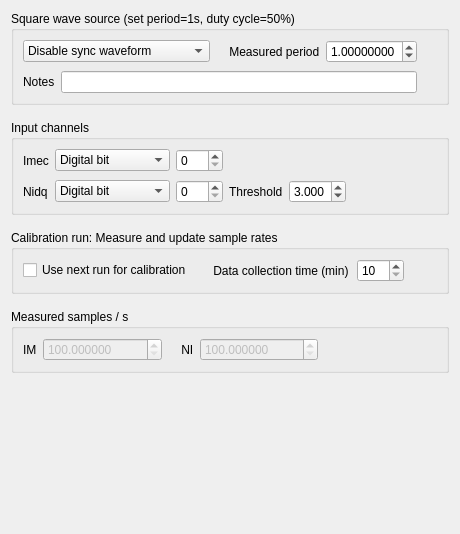
<?xml version="1.0" encoding="UTF-8"?>
<ui version="4.0">
 <class>SyncTab</class>
 <widget class="QWidget" name="SyncTab">
  <property name="geometry">
   <rect>
    <x>0</x>
    <y>0</y>
    <width>460</width>
    <height>534</height>
   </rect>
  </property>
  <property name="windowTitle">
   <string>Form</string>
  </property>
  <layout class="QGridLayout" name="gridLayout_5">
   <property name="verticalSpacing">
    <number>15</number>
   </property>
   <item row="0" column="0">
    <widget class="QGroupBox" name="sourceGB">
     <property name="title">
      <string>Square wave source (set period=1s, duty cycle=50%)</string>
     </property>
     <layout class="QGridLayout" name="gridLayout_2">
      <property name="verticalSpacing">
       <number>8</number>
      </property>
      <item row="0" column="3">
       <spacer name="horizontalSpacer_2">
        <property name="orientation">
         <enum>Qt::Horizontal</enum>
        </property>
        <property name="sizeHint" stdset="0">
         <size>
          <width>101</width>
          <height>20</height>
         </size>
        </property>
       </spacer>
      </item>
      <item row="0" column="1">
       <widget class="QLabel" name="label_3">
        <property name="text">
         <string>    Measured period</string>
        </property>
       </widget>
      </item>
      <item row="0" column="0">
       <widget class="QComboBox" name="sourceCB">
        <property name="sizePolicy">
         <sizepolicy hsizetype="Expanding" vsizetype="Fixed">
          <horstretch>0</horstretch>
          <verstretch>0</verstretch>
         </sizepolicy>
        </property>
        <item>
         <property name="text">
          <string>Disable sync waveform</string>
         </property>
        </item>
        <item>
         <property name="text">
          <string>Current NI acquisition device</string>
         </property>
        </item>
        <item>
         <property name="text">
          <string>Other high precision pulser</string>
         </property>
        </item>
       </widget>
      </item>
      <item row="0" column="2">
       <widget class="QDoubleSpinBox" name="sourceSB">
        <property name="sizePolicy">
         <sizepolicy hsizetype="Expanding" vsizetype="Fixed">
          <horstretch>0</horstretch>
          <verstretch>0</verstretch>
         </sizepolicy>
        </property>
        <property name="decimals">
         <number>8</number>
        </property>
        <property name="minimum">
         <double>0.500000000000000</double>
        </property>
        <property name="maximum">
         <double>2.500000000000000</double>
        </property>
        <property name="singleStep">
         <double>0.000001000000000</double>
        </property>
        <property name="value">
         <double>1.000000000000000</double>
        </property>
       </widget>
      </item>
      <item row="1" column="0" colspan="3">
       <layout class="QHBoxLayout" name="horizontalLayout">
        <property name="spacing">
         <number>6</number>
        </property>
        <item>
         <widget class="QLabel" name="label_4">
          <property name="text">
           <string>Notes</string>
          </property>
         </widget>
        </item>
        <item>
         <widget class="QLineEdit" name="sourceLE">
          <property name="enabled">
           <bool>true</bool>
          </property>
          <property name="focusPolicy">
           <enum>Qt::NoFocus</enum>
          </property>
          <property name="readOnly">
           <bool>true</bool>
          </property>
         </widget>
        </item>
       </layout>
      </item>
     </layout>
    </widget>
   </item>
   <item row="1" column="0">
    <widget class="QGroupBox" name="chanGB">
     <property name="title">
      <string>Input channels</string>
     </property>
     <layout class="QGridLayout" name="gridLayout_3">
      <property name="verticalSpacing">
       <number>8</number>
      </property>
      <item row="1" column="3">
       <widget class="QLabel" name="label_8">
        <property name="text">
         <string>Threshold</string>
        </property>
       </widget>
      </item>
      <item row="1" column="0">
       <widget class="QLabel" name="label_6">
        <property name="text">
         <string>Nidq</string>
        </property>
       </widget>
      </item>
      <item row="1" column="4">
       <widget class="QDoubleSpinBox" name="niThreshSB">
        <property name="decimals">
         <number>3</number>
        </property>
        <property name="maximum">
         <double>5.000000000000000</double>
        </property>
        <property name="singleStep">
         <double>0.100000000000000</double>
        </property>
        <property name="value">
         <double>3.000000000000000</double>
        </property>
       </widget>
      </item>
      <item row="0" column="0">
       <widget class="QLabel" name="label_5">
        <property name="text">
         <string>Imec</string>
        </property>
       </widget>
      </item>
      <item row="0" column="2">
       <widget class="QSpinBox" name="imChanSB">
        <property name="maximum">
         <number>999</number>
        </property>
       </widget>
      </item>
      <item row="1" column="2">
       <widget class="QSpinBox" name="niChanSB">
        <property name="maximum">
         <number>999</number>
        </property>
       </widget>
      </item>
      <item row="1" column="1">
       <widget class="QComboBox" name="niChanCB">
        <property name="sizePolicy">
         <sizepolicy hsizetype="Expanding" vsizetype="Fixed">
          <horstretch>0</horstretch>
          <verstretch>0</verstretch>
         </sizepolicy>
        </property>
        <property name="currentIndex">
         <number>0</number>
        </property>
        <item>
         <property name="text">
          <string>Digital bit</string>
         </property>
        </item>
        <item>
         <property name="text">
          <string>Analog channel</string>
         </property>
        </item>
       </widget>
      </item>
      <item row="0" column="1">
       <widget class="QComboBox" name="imChanCB">
        <property name="sizePolicy">
         <sizepolicy hsizetype="Expanding" vsizetype="Fixed">
          <horstretch>0</horstretch>
          <verstretch>0</verstretch>
         </sizepolicy>
        </property>
        <item>
         <property name="text">
          <string>Digital bit</string>
         </property>
        </item>
       </widget>
      </item>
      <item row="1" column="5">
       <spacer name="horizontalSpacer_3">
        <property name="orientation">
         <enum>Qt::Horizontal</enum>
        </property>
        <property name="sizeHint" stdset="0">
         <size>
          <width>40</width>
          <height>20</height>
         </size>
        </property>
       </spacer>
      </item>
     </layout>
    </widget>
   </item>
   <item row="2" column="0">
    <widget class="QGroupBox" name="calGB">
     <property name="title">
      <string>Calibration run: Measure and update sample rates</string>
     </property>
     <layout class="QGridLayout" name="gridLayout_4">
      <property name="horizontalSpacing">
       <number>8</number>
      </property>
      <item row="0" column="0">
       <widget class="QCheckBox" name="calChk">
        <property name="sizePolicy">
         <sizepolicy hsizetype="Preferred" vsizetype="Fixed">
          <horstretch>0</horstretch>
          <verstretch>0</verstretch>
         </sizepolicy>
        </property>
        <property name="focusPolicy">
         <enum>Qt::WheelFocus</enum>
        </property>
        <property name="text">
         <string>Use next run for calibration</string>
        </property>
       </widget>
      </item>
      <item row="0" column="1">
       <widget class="QLabel" name="label_7">
        <property name="text">
         <string>    Data collection time (min)</string>
        </property>
       </widget>
      </item>
      <item row="0" column="2">
       <widget class="QSpinBox" name="minSB">
        <property name="sizePolicy">
         <sizepolicy hsizetype="Expanding" vsizetype="Fixed">
          <horstretch>0</horstretch>
          <verstretch>0</verstretch>
         </sizepolicy>
        </property>
        <property name="focusPolicy">
         <enum>Qt::WheelFocus</enum>
        </property>
        <property name="minimum">
         <number>10</number>
        </property>
        <property name="maximum">
         <number>240</number>
        </property>
       </widget>
      </item>
      <item row="0" column="3">
       <spacer name="horizontalSpacer_4">
        <property name="orientation">
         <enum>Qt::Horizontal</enum>
        </property>
        <property name="sizeHint" stdset="0">
         <size>
          <width>40</width>
          <height>20</height>
         </size>
        </property>
       </spacer>
      </item>
     </layout>
    </widget>
   </item>
   <item row="3" column="0">
    <widget class="QGroupBox" name="srateGB">
     <property name="title">
      <string>Measured samples / s</string>
     </property>
     <layout class="QGridLayout" name="gridLayout">
      <item row="0" column="1">
       <widget class="QDoubleSpinBox" name="imRateSB">
        <property name="enabled">
         <bool>false</bool>
        </property>
        <property name="sizePolicy">
         <sizepolicy hsizetype="Expanding" vsizetype="Fixed">
          <horstretch>0</horstretch>
          <verstretch>0</verstretch>
         </sizepolicy>
        </property>
        <property name="focusPolicy">
         <enum>Qt::NoFocus</enum>
        </property>
        <property name="decimals">
         <number>6</number>
        </property>
        <property name="minimum">
         <double>100.000000000000000</double>
        </property>
        <property name="maximum">
         <double>1000000.000000000000000</double>
        </property>
       </widget>
      </item>
      <item row="0" column="0">
       <widget class="QLabel" name="label">
        <property name="text">
         <string>IM</string>
        </property>
       </widget>
      </item>
      <item row="0" column="3">
       <widget class="QLabel" name="label_2">
        <property name="text">
         <string>    NI</string>
        </property>
       </widget>
      </item>
      <item row="0" column="4">
       <widget class="QDoubleSpinBox" name="niRateSB">
        <property name="enabled">
         <bool>false</bool>
        </property>
        <property name="sizePolicy">
         <sizepolicy hsizetype="Expanding" vsizetype="Fixed">
          <horstretch>0</horstretch>
          <verstretch>0</verstretch>
         </sizepolicy>
        </property>
        <property name="focusPolicy">
         <enum>Qt::NoFocus</enum>
        </property>
        <property name="decimals">
         <number>6</number>
        </property>
        <property name="minimum">
         <double>100.000000000000000</double>
        </property>
        <property name="maximum">
         <double>1000000.000000000000000</double>
        </property>
       </widget>
      </item>
      <item row="0" column="5">
       <spacer name="horizontalSpacer">
        <property name="orientation">
         <enum>Qt::Horizontal</enum>
        </property>
        <property name="sizeHint" stdset="0">
         <size>
          <width>40</width>
          <height>20</height>
         </size>
        </property>
       </spacer>
      </item>
     </layout>
    </widget>
   </item>
   <item row="4" column="0">
    <spacer name="verticalSpacer">
     <property name="orientation">
      <enum>Qt::Vertical</enum>
     </property>
     <property name="sizeHint" stdset="0">
      <size>
       <width>20</width>
       <height>40</height>
      </size>
     </property>
    </spacer>
   </item>
  </layout>
 </widget>
 <tabstops>
  <tabstop>sourceCB</tabstop>
  <tabstop>sourceSB</tabstop>
  <tabstop>imChanCB</tabstop>
  <tabstop>imChanSB</tabstop>
  <tabstop>niChanCB</tabstop>
  <tabstop>niChanSB</tabstop>
  <tabstop>niThreshSB</tabstop>
  <tabstop>calChk</tabstop>
  <tabstop>minSB</tabstop>
  <tabstop>imRateSB</tabstop>
  <tabstop>niRateSB</tabstop>
 </tabstops>
 <resources/>
 <connections/>
</ui>
